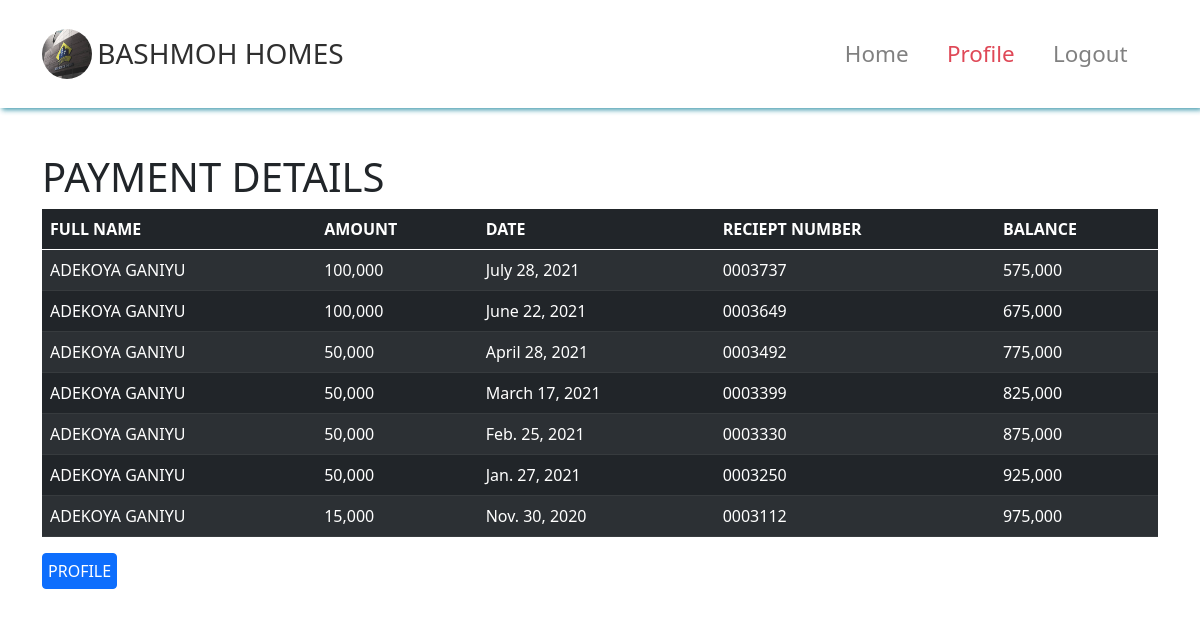
The page /customer/payment (signed in) on the database its author committed.
### customer/models.py (models this page shows, shortened)
class Account_detail(models.Model):
    customer = models.ForeignKey(Customer,on_delete=models.CASCADE)
    amount_paid = models.IntegerField()
    date = models.DateField()
    reciept_number = models.IntegerField()
    balance = models.IntegerField()

class Customer(models.Model):
    full_name = models.CharField(max_length=30)
    gender = models.CharField(max_length=6)
    home_address = models.CharField(max_length=50)
    office_address = models.CharField(max_length=50)
    phone_number = models.IntegerField(primary_key=True)
    email = models.EmailField(max_length=30)
    next_of_kin = models.CharField(max_length=30)
    relationship = models.CharField(max_length=20)
    estate = models.CharField(max_length=30)
    plots = models.IntegerField()
    amount = models.IntegerField()
    amount_paid = models.IntegerField()
    balance = models.IntegerField()
    registration_date = models.DateField()
    deadline_date = models.DateField(default=date.today)
    payment_complete = models.BooleanField(default=False)
    documentation = models.BooleanField(default=False)
    def __str__(self):
        return self.full_name

### customer/views.py (the view)
# urls.py: path('payment',PaymentListView.as_view(),name='payment'),
class PaymentListView(ListView):
    model = Account_detail
    def get_queryset(self):
        queryset = Account_detail.objects.filter(customer__full_name='{} {}'.format(self.request.user.first_name,
                                                                                            self.request.user.last_name).upper()).order_by('-date')
        return queryset

### templates/customer/account_detail_list.html
{% extends 'customer/base.html' %}
{% load humanize %}
{% block content %}
  <div class="container mt-5 py-5">
      <h1>PAYMENT DETAILS</h1>
        <table class="table table-dark table-striped">
          <thead>
            <tr>
              <th scope="col">FULL NAME</th>
              <th scope="col">AMOUNT</th>
              <th scope="col">DATE</th>
              <th scope="col">RECIEPT NUMBER</th>
              <th scope="col">BALANCE</th>
            </tr>
          </thead>
          <tbody>
            {% for record in account_detail_list %}
              <tr>
                <td>{{record.customer}}</td>
                <td>{{record.amount_paid  | intcomma }}</td>
                <td>{{record.date}}</td>
                <td>000{{record.reciept_number}}</td>
                <td>{{record.balance  | intcomma }}</td>
              </tr>
            {% endfor %}
          </tbody>
        </table>
          <a class="btn btn-primary" type="button" style='padding:5px' href="{% url 'customer:detail' user.userprofileinfo.phone_number %}">PROFILE</a>
  </div>
{% endblock%}

### static/css/style.css (style rules this page uses)
body { margin-top: 105px; }

### rows shown on the page
Account_detail: customer "ADEKOYA GANIYU", amount_paid "100,000", date "July 28, 2021", reciept_number "3737", balance "575,000"
Account_detail: customer "ADEKOYA GANIYU", amount_paid "100,000", date "June 22, 2021", reciept_number "3649", balance "675,000"
Account_detail: customer "ADEKOYA GANIYU", amount_paid "50,000", date "April 28, 2021", reciept_number "3492", balance "775,000"
Account_detail: customer "ADEKOYA GANIYU", amount_paid "50,000", date "March 17, 2021", reciept_number "3399", balance "825,000"
Account_detail: customer "ADEKOYA GANIYU", amount_paid "50,000", date "Feb. 25, 2021", reciept_number "3330", balance "875,000"
Account_detail: customer "ADEKOYA GANIYU", amount_paid "50,000", date "Jan. 27, 2021", reciept_number "3250", balance "925,000"
Account_detail: customer "ADEKOYA GANIYU", amount_paid "15,000", date "Nov. 30, 2020", reciept_number "3112", balance "975,000"
